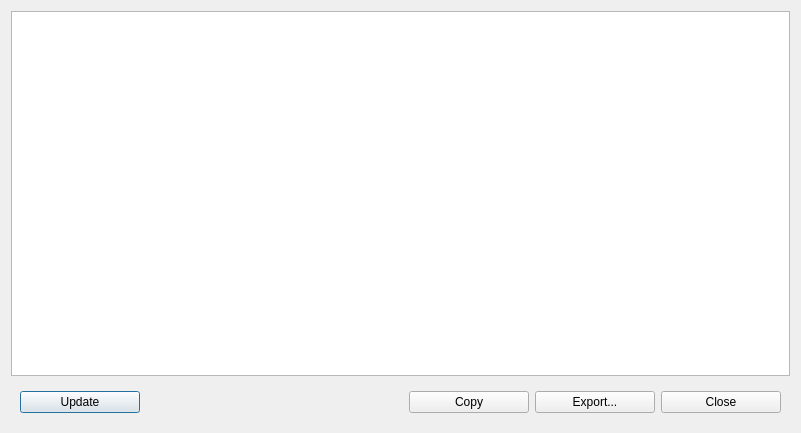
<?xml version="1.0" encoding="UTF-8"?>
<ui version="4.0">
 <class>StatisticsDialog</class>
 <widget class="QDialog" name="StatisticsDialog">
  <property name="geometry">
   <rect>
    <x>0</x>
    <y>0</y>
    <width>801</width>
    <height>433</height>
   </rect>
  </property>
  <property name="windowTitle">
   <string>Volumes and Statistics - ITK-SNAP</string>
  </property>
  <layout class="QVBoxLayout" name="verticalLayout">
   <item>
    <widget class="QTableView" name="tvVolumes">
     <property name="styleSheet">
      <string notr="true">font-size:11px;</string>
     </property>
     <property name="gridStyle">
      <enum>Qt::DotLine</enum>
     </property>
     <attribute name="horizontalHeaderStretchLastSection">
      <bool>false</bool>
     </attribute>
     <attribute name="verticalHeaderDefaultSectionSize">
      <number>24</number>
     </attribute>
    </widget>
   </item>
   <item>
    <widget class="QWidget" name="widget" native="true">
     <layout class="QHBoxLayout" name="horizontalLayout">
      <item>
       <widget class="QPushButton" name="btnUpdate">
        <property name="minimumSize">
         <size>
          <width>120</width>
          <height>0</height>
         </size>
        </property>
        <property name="text">
         <string>Update</string>
        </property>
       </widget>
      </item>
      <item>
       <spacer name="horizontalSpacer">
        <property name="orientation">
         <enum>Qt::Horizontal</enum>
        </property>
        <property name="sizeHint" stdset="0">
         <size>
          <width>40</width>
          <height>20</height>
         </size>
        </property>
       </spacer>
      </item>
      <item>
       <widget class="QPushButton" name="btnCopy">
        <property name="minimumSize">
         <size>
          <width>120</width>
          <height>0</height>
         </size>
        </property>
        <property name="text">
         <string>Copy</string>
        </property>
       </widget>
      </item>
      <item>
       <widget class="QPushButton" name="btnExport">
        <property name="minimumSize">
         <size>
          <width>120</width>
          <height>0</height>
         </size>
        </property>
        <property name="text">
         <string>Export...</string>
        </property>
       </widget>
      </item>
      <item>
       <widget class="QPushButton" name="btnCLose">
        <property name="minimumSize">
         <size>
          <width>120</width>
          <height>0</height>
         </size>
        </property>
        <property name="text">
         <string>Close</string>
        </property>
       </widget>
      </item>
     </layout>
    </widget>
   </item>
  </layout>
 </widget>
 <resources/>
 <connections>
  <connection>
   <sender>btnCLose</sender>
   <signal>clicked()</signal>
   <receiver>StatisticsDialog</receiver>
   <slot>accept()</slot>
   <hints>
    <hint type="sourcelabel">
     <x>728</x>
     <y>404</y>
    </hint>
    <hint type="destinationlabel">
     <x>625</x>
     <y>428</y>
    </hint>
   </hints>
  </connection>
 </connections>
</ui>
